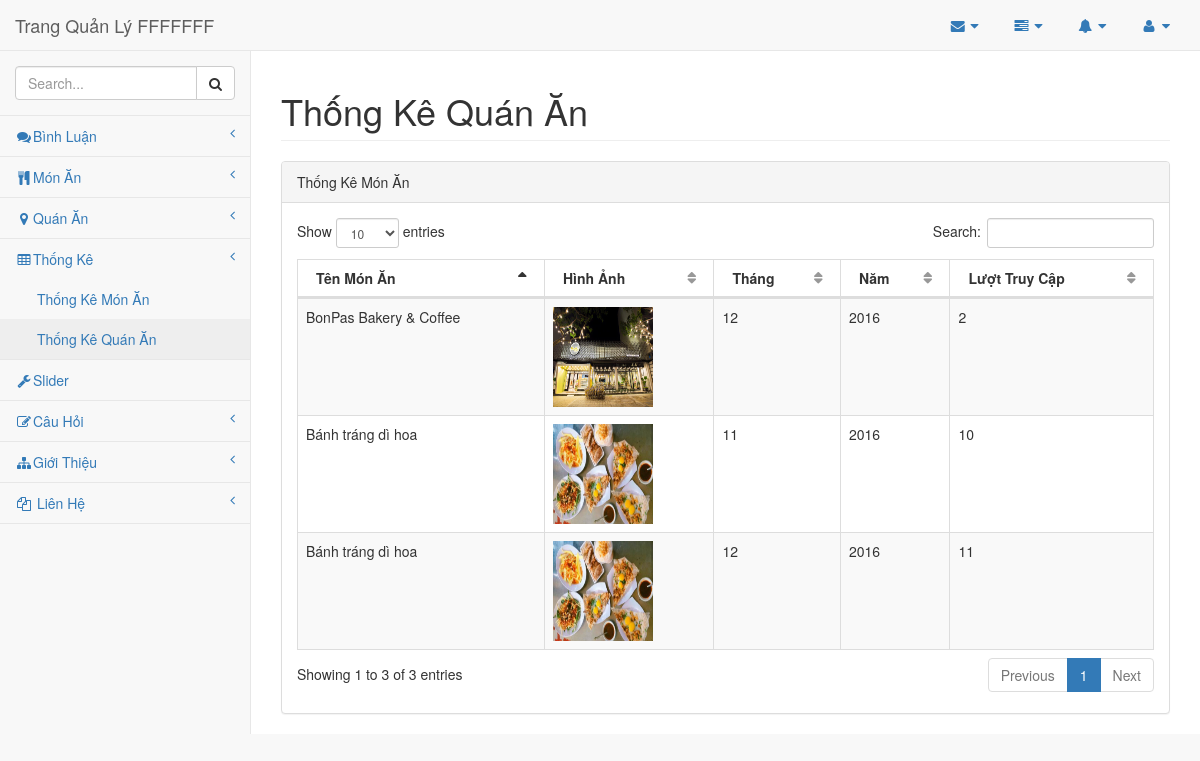
The page /FFFFFF/FFFFFF/QuanLy/pages/ThongKeQuanAn.php (signed in) on the database its author committed.
### tables this page shows
CREATE TABLE `quanan` (
  `MaQuanAn` int(50) NOT NULL,
  `TenQuanAn` text,
  `MoTa` text,
  `KhongGiaChoTre` tinyint(1) NOT NULL,
  `HinhAnhDaiDien` text NOT NULL,
  `HinhThuc` text NOT NULL,
  `DiaDiem` text NOT NULL,
  `DoiTuong` text NOT NULL,
  `ThoiGianMoCua` text NOT NULL,
  `Diem` float NOT NULL,
  `QuanMoi` tinyint(1) NOT NULL,
  `SrcMap` text NOT NULL,
  `GiaTien` text NOT NULL
);

### FFFFFF/FFFFFF/QuanLy/function/function_admin.php (called while the page is built, shortened)
<?php
function thong_ke_quan_an($conn){
    $truy_van_quan_an="SELECT month(luachonquan.Ngay) as thang,year(luachonquan.Ngay) as nam,quanan.MaQuanAn,quanan.TenQuanAn,quanan.HinhAnhDaiDien,COUNT(*)
	as luottruycap FROM luachonquan JOIN quanan on quanan.MaQuanAn=luachonquan.ChonQuan
	GROUP by month(luachonquan.Ngay),year(luachonquan.Ngay),luachonquan.chonquan ORDER by year(luachonquan.Ngay) desc ";
    $result_quan_an = mysqli_query($conn, $truy_van_quan_an);
    return $result_quan_an;
}
?>

### FFFFFF/FFFFFF/QuanLy/pages/ThongKeQuanAn.php (the view, shortened to what this page needs)
<!DOCTYPE html>
<html lang="en">
<head>
    <?php
    include('../layout/link-script.php');
    include('../function/function_admin.php');
    $danh_sach_mon=thong_ke_quan_an($conn);
    ?>
    <link href="../vendor/datatables-plugins/dataTables.bootstrap.css" rel="stylesheet">
    <link href="../vendor/datatables-responsive/dataTables.responsive.css" rel="stylesheet">
    <link href="../dist/css/sb-admin-2.css" rel="stylesheet">
</head>
<body>
<?php
include('../layout/header.php');
?>
<div class="row">
    <div class="col-lg-12">
        <h1 class="page-header">Thống Kê Quán Ăn</h1>
    </div>
</div>
<div class="row">
    <div class="col-lg-12">
        <div class="panel panel-default">
            <div class="panel-heading">
                Thống Kê Món Ăn
            </div>
            <div class="panel-body">
                <table width="100%" class="table table-striped table-bordered table-hover" id="dataTables-example">
                    <thead>
                    <tr>
                        <th>Tên Món Ăn</th>
                        <th>Hình Ảnh</th>
                        <th>Tháng</th>
                        <th>Năm</th>
                        <th>Lượt Truy Cập</th>
                    </tr>
                    </thead>
                    <tbody>
                    <?php if (mysqli_num_rows($danh_sach_mon) > 0) {
                        while ($row = mysqli_fetch_assoc($danh_sach_mon)) {
                            ?>
                            <tr class="gradeU">
                                <td><?php echo $row["TenQuanAn"]?></td>
                                <td>
                                    <img src= <?php echo'"../../NguoiDung'. substr($row["HinhAnhDaiDien"],2) .'"' ?> height="100px" width="100px">
                                </td>
                                <td><?php echo $row["thang"]?></td>
                                <td><?php echo $row["nam"]?></td>
                                <td><?php echo $row["luottruycap"]?></td>
                            </tr>
                        <?php
                        }
                    }?>
                    </tbody>
                </table>
            </div>
        </div>
    </div>
</div>
<?php
include('../layout/footer.php');
?>
</body>
</html>

### rows shown on the page
quanan: TenQuanAn "Bánh tráng dì hoa", HinhAnhDaiDien (picture), thang "11", nam "2016", luottruycap "10", thang "12", luottruycap "11"
quanan: TenQuanAn "BonPas Bakery & Coffee", HinhAnhDaiDien (picture), thang "12", nam "2016", luottruycap "2"
